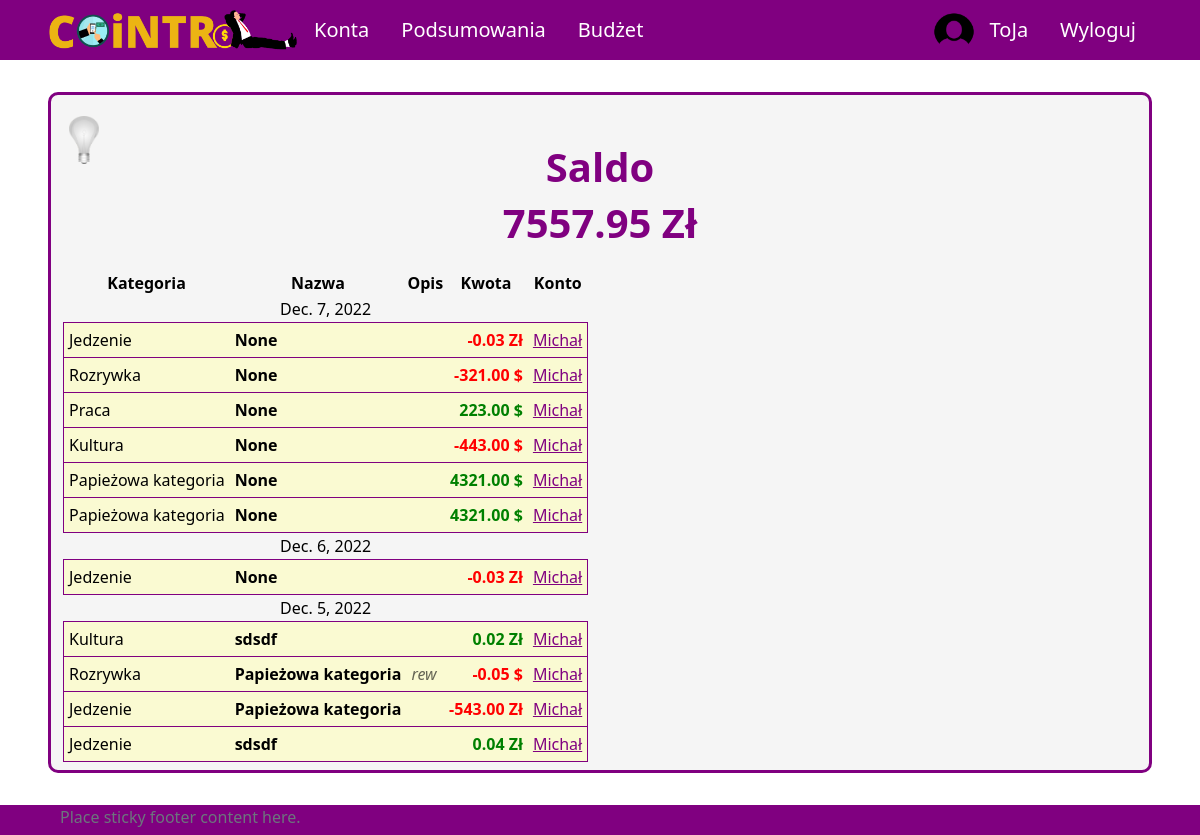
Screenshot of / (signed in) with the database file from the repository.
### UsersApp/models.py (models this page shows, shortened)
class Profile(models.Model):
    user = models.OneToOneField(User, on_delete=models.CASCADE, null=True, blank=True)
    name = models.CharField(max_length=200, blank=True, null=True)
    email = models.EmailField(max_length=400, null=True, blank=True)
    username = models.CharField(max_length=200, blank=True, null=True)
    currency = models.ForeignKey('Currency', on_delete=models.SET_NULL, null=True)
    image = models.ImageField(null=True, blank=True)
    created = models.DateTimeField(auto_now_add=True)
    id = models.UUIDField(default=uuid.uuid4, unique=True,
                            primary_key=True, editable=False)

class Currency(models.Model):
    name = models.CharField(max_length=100)
    access_name = models.CharField(max_length=20) #access_name nazwa aby zdobyć kurs walut
    sign = models.CharField(max_length=5) #znak waluty
    id = models.UUIDField(default=uuid.uuid4, unique=True,
                            primary_key=True, editable=False)

class Category(models.Model):
    SCOPE_CHOICES = (
    ("INCOME", "income"),
    ("EXPENSE", "expense"),
    )
    name = models.CharField(max_length=255)
    owner = models.ForeignKey(Profile, null=True, blank=True, on_delete=models.CASCADE)
    scope = models.CharField(max_length=10, choices=SCOPE_CHOICES) #income / expense - do oddzielenia rodzaju transakcji
    id = models.UUIDField(default=uuid.uuid4, unique=True, primary_key=True, editable=False)
    def __str__(self):
        return self.name

### aplication/models.py (models this page shows, shortened)
class Transaction(models.Model):
    id_account = models.ForeignKey(Account, on_delete=models.CASCADE)
    id_user = models.ForeignKey(Profile, on_delete=models.SET_NULL, null=True) #konto z którego dokonano transakcji zostało usunięte ale transakcja ma pozostać
    id_category = models.ForeignKey(Category, on_delete=models.CASCADE)
    id_subcategory = models.ForeignKey(Subcategory, on_delete=models.SET_NULL, null=True, blank=True)
    name = models.CharField(max_length=50, null=True, blank=True)
    currency = models.ForeignKey(Currency, on_delete=models.SET_NULL, null=True)
    is_periodic = models.BooleanField(default=False)
    amount = models.DecimalField(max_digits=10, decimal_places=2)
    converted_amount = models.DecimalField(max_digits=10, decimal_places=2)
    transaction_date = models.DateField()
    description = models.CharField(max_length=255, blank=True, null=True)
    id = models.UUIDField(default=uuid.uuid4, unique=True, primary_key=True, editable=False)

class Account(models.Model):
    owner = models.ForeignKey(Profile, null=True, blank=True, on_delete=models.CASCADE)
    name = models.CharField(max_length=30)
    currency = models.ForeignKey(Currency, on_delete=models.SET_NULL, null=True)
    is_shared = models.BooleanField(default=False)
    description = models.CharField(max_length=100, null=True, blank=True)
    id = models.UUIDField(default=uuid.uuid4, unique=True, primary_key=True, editable=False)
    def calculate_balance(self):
        balance = 0
        transactions = Transaction.objects.filter(id_account=self)
        for transaction in transactions:
            balance += transaction.converted_amount
        return balance

### aplication/views/account_views.py (the view)
# urls.py: 2. Add a URL to urlpatterns:  path('', views.home, name='home')
def home(request):
    if request.user.is_authenticated:
        balance = 0
        user_accounts = User_Account.objects.filter(id_user = request.user.profile.id)
        accounts = []
        for ua in user_accounts:
            if ua.id_account.owner == request.user.profile and ua.id_account.is_shared == False:
                accounts.append(ua.id_account)
        all_transactions = Transaction.objects.filter(id_user=request.user.profile).order_by('-transaction_date')
        dates = []
        transactions = []
        for t in all_transactions:
            if t.id_account.is_shared == False:
                transactions.append(t)
                if t.transaction_date not in dates:
                    dates.append(t.transaction_date)
        for acc in accounts:
            balance += acc.calculate_balance()
        context = {
            'profile': request.user.profile,
            'dates': dates,
            "transactions": transactions,
            'profile_balance': balance
        }
        return render(request, 'application/home/home-login.html', context)
    else:
        return render(request, 'application/home/home-logout.html')

### templates/application/home/home-login.html (shortened to what this page needs)
{% extends 'application/base.html' %}
{% block content %}
    <div class="title">
        <h1>Saldo</h1>
        <h1>{{ profile_balance }} {{ profile.currency.sign }}</h1>
    </div>
    <div class="content">
        <table>
            <tr id="table-header">
                <th>Kategoria</th>
                <th>Nazwa</th>
                <th>Opis</th>
                <th>Kwota</th>
                <th>Konto</th>
            </tr>
            {% for date in dates %}
                <tr class="date">
                    <td class="center" colspan="5">{{ date }}</td>
                </tr>
                {% for tr in transactions %}
                    {% if tr.transaction_date == date %}
                        <tr class="transaction">
                            <td id="transaction-category">{{ tr.id_category }}</td>
                            <td id="transaction-name">{{ tr.name }}</td>
                            {% if tr.description %}
                            <td id="transaction-description">{{ tr.description }}</td>
                            {% else %}
                            <td id="transaction-description"></td>
                            {% endif %}
                            {% if tr.converted_amount >= 0 %}
                                <td id="transaction-amount" class="income">{{ tr.converted_amount }} {{ tr.currency.sign }}</td>
                            {% else %}
                                <td id="transaction-amount" class="expense">{{ tr.converted_amount }} {{ tr.currency.sign }}</td>
                            {% endif %}
                            <td id="transaction-account">
                                <a id="tr-acc-link" class="purple" href="{% url 'account' pk=tr.id_account.id %}">{{ tr.id_account.name }}</a>
                            </td>
                        </tr>
                    {% endif %}
                {% endfor %}
            {% endfor %}
        </table>
    </div>
{% endblock  %}

### templates/application/base.html (shortened to what this page needs)
{%load static%}
<!DOCTYPE html>
<html lang="pl">
<head>
    <link href="https://cdn.jsdelivr.net/npm/bootstrap@5.2.2/dist/css/bootstrap.min.css" rel="stylesheet">
    <link rel="stylesheet" type="text/css" href="{% static 'css/style.css' %}">
</head>
<body onload="checkColorMode()">
    <nav class="nav">
        {% if user.is_authenticated %}
        <ul class="nav justify-content-start">
            <li class="nav-item"><a id="logo-link" class="nav-link" href="{% url 'home' %}">
                <img onmouseover="logoHover()" onmouseout="logoOut()" id="app-logo" src="{% static 'images/logo.png' %}">
            </a>
            <li class="nav-item"><a class="nav-link" href="{% url 'all-accounts' %}">Konta</a></li>
            <li class="nav-item"><a class="nav-link" href="#">Podsumowania</a></li>
            <li class="nav-item"><a class="nav-link" href="#">Budżet</a></li>
        </ul>
        <ul class="nav justify-content-end">
            <img src="{% static 'images/circle_user_image.png' %}", style="border-radius: 50%; width: 40px;">
            <li class="nav-item"><a class="nav-link" href="{% url 'profile' %}">{{ user.username }}</a></li>
            <li class="nav-item"><a class="nav-link" href="{% url 'logout' %}">Wyloguj</a></li>
        </ul>
        {% endif %}
    </nav>
    <div id = "site-content">
        <button onclick="darkMode()" id="dark-mode-button"><img id="light-bulb" src="{% static 'images/bulb_off.png' %}" /></button>
        {% block content %}
        {% endblock %}
    </div>
    <footer class="footer">
        <div class="container">
            <span class="text-muted">Place sticky footer content here.</span>
        </div>
    </footer>
</body>
</html>

### aplication/static/css/style.css (style rules this page uses)
body { background-color: white; color: black; }
a.nav-link { color: white; font-size: 20px; }
ul.nav { align-items: center; }
nav.nav { height: 60px; background-color: purple; justify-content: space-between; padding-left: 4vw; padding-right: 4vw; }
#logo-link { padding: 0; }
#app-logo { width: 250px; }
#site-content { min-height: calc(100vh - 60px - 8vh - 30px); margin-top: 4vh; margin-bottom: 4vh; margin-left: 4vw; margin-right: 4vw; padding-left: 1vw; padding-right: 1vw; padding-top: 1vh; padding-bottom: 1vh; border: 3px solid purple; border-radius: 10px; background-color: whitesmoke; position: relative; }
#dark-mode-button { position: absolute; top: 20px; }
#dark-mode-button > img { width: 30px; }
div.title { padding-top: 5vh; display: flex; align-items: center; flex-direction: column; }
div.title h1 { color: purple; font-size: 40px; font-weight: bold; }
div.content { margin-top: 15px; }
tr.transaction { border: 1px solid purple; background-color: lightgoldenrodyellow; }
#table-header > th { text-align: center; }
tr.transaction > td { padding: 5px; }
#transaction-name { font-weight: bold; }
#transaction-description { font-style: italic; color: rgba(0, 0, 0, 0.6); }
#transaction-amount { text-align: end; font-weight: bold; }
.income { color: green; }
.expense { color: red; }
#tr-acc-link { color: purple; }
.purple { color: purple; }
.center { text-align: center; }
footer { height: 30px; background-color: purple; justify-content: space-between; padding-left: 4vw; padding-right: 4vw; }
button { background-color: rgba(0, 0, 0, 0); border: none; }

### rows the page displays
Profile: currency.sign "Zł"
Transaction: dates "Dec. 7, 2022", id_category "Jedzenie", name "None", converted_amount "-0.03", currency.sign "Zł", id_account.name "Michał"
Transaction: id_category "Rozrywka", name "None", converted_amount "-321.00", currency.sign "$", id_account.name "Michał"
Transaction: id_category "Praca", name "None", converted_amount "223.00", currency.sign "$", id_account.name "Michał"
Transaction: id_category "Kultura", name "None", converted_amount "-443.00", currency.sign "$", id_account.name "Michał"
Transaction: id_category "Papieżowa kategoria", name "None", converted_amount "4321.00", currency.sign "$", id_account.name "Michał"
Transaction: id_category "Papieżowa kategoria", name "None", converted_amount "4321.00", currency.sign "$", id_account.name "Michał"
Transaction: dates "Dec. 6, 2022", id_category "Jedzenie", name "None", converted_amount "-0.03", currency.sign "Zł", id_account.name "Michał"
Transaction: dates "Dec. 5, 2022", id_category "Kultura", name "sdsdf", converted_amount "0.02", currency.sign "Zł", id_account.name "Michał"
Transaction: id_category "Rozrywka", name "Papieżowa kategoria", description "rew", converted_amount "-0.05", currency.sign "$", id_account.name "Michał"
Transaction: id_category "Jedzenie", name "Papieżowa kategoria", converted_amount "-543.00", currency.sign "Zł", id_account.name "Michał"
Transaction: id_category "Jedzenie", name "sdsdf", converted_amount "0.04", currency.sign "Zł", id_account.name "Michał"

### other values shown
{{ user.username }} "ToJa"
{{ profile_balance }} "7557.95"
